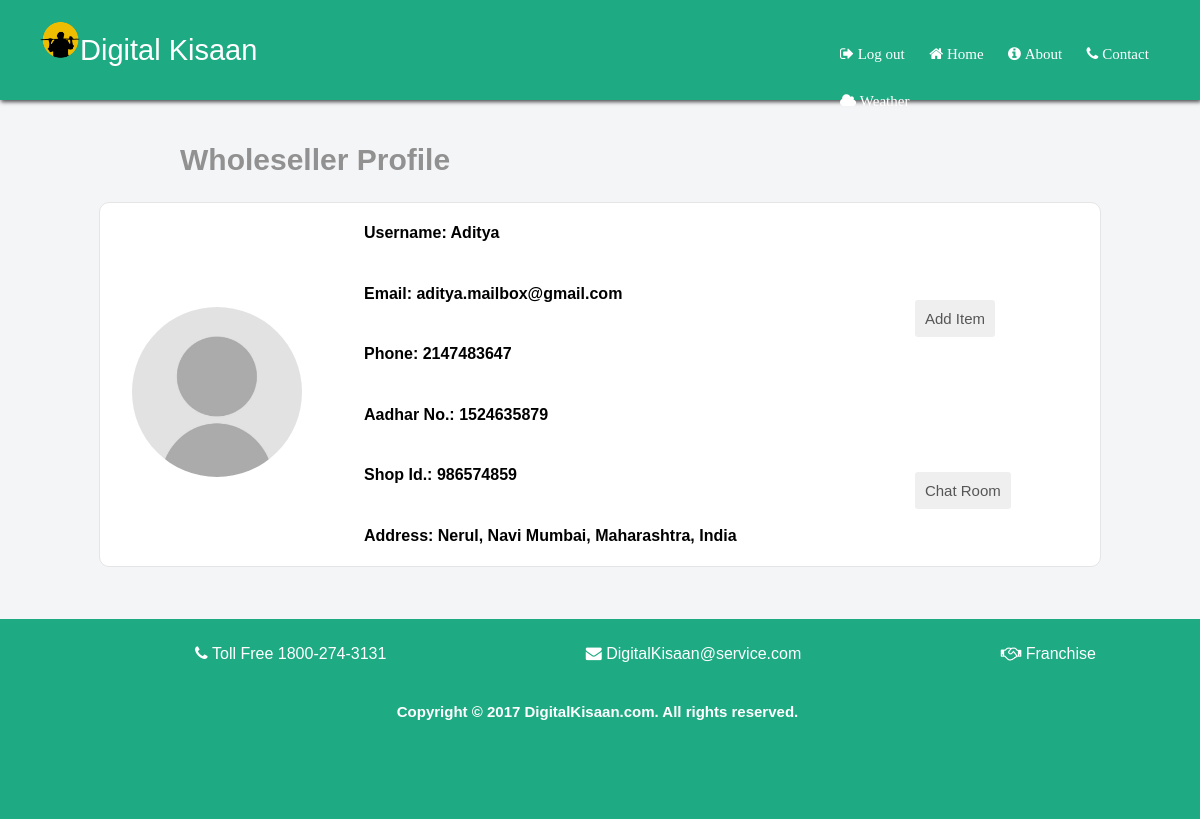
Page /php/wprofile.php (signed in) on the committed database.
### tables this page shows
CREATE TABLE `salerdetails` (
  `id` int(100) NOT NULL,
  `username` varchar(100) NOT NULL,
  `password` varchar(100) NOT NULL,
  `email` varchar(100) NOT NULL,
  `phone` int(10) NOT NULL,
  `aadhar` int(10) NOT NULL,
  `shopid` int(10) NOT NULL,
  `location` varchar(100) NOT NULL,
  `date_now` date NOT NULL,
  `pincode` varchar(10) NOT NULL
);

### php/wprofile.php (the view, shortened to what this page needs)
<!DOCTYPE html>
<html>
	<head>
		<link rel="stylesheet" type="text/css" href="../css/wprofile.css">
		<link rel="stylesheet" type="text/css" href="../css/main.css">
		<link rel="stylesheet" type="text/css" href="../css/index.css">
		<link rel="stylesheet" href="https://cdnjs.cloudflare.com/ajax/libs/font-awesome/4.7.0/css/font-awesome.min.css">
	</head>
	<body>
	<div class="header" style="height:100px;box-shadow: 1px 2px 4px 0px #4e4e4f;">
 <p><img src="../images/kisaanlogo.png" width="40px" >Digital Kisaan
 </p>
 <ul style="margin-left:800px;">
   <li><a href="logout.php"><i class="fa fa-sign-out"></i>&nbsp;Log out</a></li>
 <li><a href="index.php"><i class="fa fa-home"></i>&nbsp;Home</a></li>
  <li><a href="About.php"><i class="fa fa-info-circle"></i>&nbsp;About</a></li>
   <li><a href="contact.php"><i class="fa fa-phone"></i>&nbsp;Contact</a></li>
  <li><a href="current.php"><i class="fa fa-cloud"></i>&nbsp;Weather</a></li></div>
<div class="bg" style="height:auto;"><div id="google_translate_element" style="margin-left:1170px;"></div><br><h2>Wholeseller Profile</h2>
<div class="profile" style="display: flex;flex-direction:row;justify-content: space-around;flex-grow: 1;">
<table  cellpadding="5" style="margin-top: 2%;">
<tr>
<td rowspan="5">
<img src="../images/Wprofile.jpg" width="170px" >
</td>
</table>
<div style="display: flex;flex-direction: column;color: #000000;margin-left: 5%;justify-content: flex-start;flex-grow: 2;">
<?php
$conn=mysqli_connect("localhost","root","","digital_kisan");
$emailw = $_SESSION['email'];
$sql="select * from salerdetails where email='$emailw'";
$sel=mysqli_query($conn,$sql) or die(mysql_error());
while ($arr=mysqli_fetch_array($sel))
{
echo "<h4> Username:  ".$arr['username']."</h4>";
echo "<h4> Email: ".$arr['email']."</h4>";
echo "<h4> Phone: ".$arr['phone']."</h4>";
echo "<h4> Aadhar No.: ".$arr['aadhar']."</h4>";
echo "<h4> Shop Id.: ".$arr['shopid']."</h4>";
echo "<h4> Address: ".$arr['location']."</h4>";
}
?>
</div>
<div style="display:flex;flex-direction: column;flex-grow: 1; justify-content: space-around;margin-top: 2%;">
<form id="form" action="additem.php"><input  type="submit" value="Add Item"  ></form>
<form id="form" action="chat.php"><input  type="submit" value="Chat Room" ></form></div>
</div>
<br><br>
<div class="Contact" id="contact1">
<p>
<img src="../images/toll.png" width="0px"><i class="fa fa-phone"></i>&nbsp;Toll Free 1800-274-3131
<img src="../images/email.png" width="0px"><i class="fa fa-envelope"></i>&nbsp;DigitalKisaan@service.com
<img src="../images/franchize.png" width="0px"><i class="fa fa-handshake-o"></i>&nbsp;Franchise
</p>
<h4 align="center">Copyright © 2017 DigitalKisaan.com. All rights reserved.</h4>
</div> </div>
	</body>
</html>

### css/wprofile.css (style rules this page uses)
.bg { background:#f4f5f7; height:500px; }
.profile { margin-left:auto; margin-right:auto; margin-top:10px; width:1000px; background:white; border-style: solid; border-radius:10px; border-width:1px; border-color:#e5e5e5; }
.bg table { margin-left:20px; margin-top:10px; }
.bg tr,td { padding:10px; color:#919191; }
.bg h2 { color:#919191; margin-left:180px; font-size:30px; }
.bg input[type=submit] { width:auto; padding:10px; font-size:15px; border-radius:3px; color:#565656; border:none; font-family: sans-serif; text-align: center; margin-top:40px; margin-bottom:20px; display:inline-block; }
.bg img { border-radius:50%; }

### css/main.css (style rules this page uses)
.header ul { display:inline; position:absolute; top:0; margin-left:900px; }

### css/index.css (style rules this page uses)
body { margin:0; padding:0; font-family:sans-serif; color:white; }
.header { background-color:#1eaa83; height:100px; width:100%; position:relative; top:0; }
.header p { font-family:sans-serif; font-size:29px; padding:20px; color:white; padding-bottom:2px; margin-left:20px; margin-top:0px; }
.header ul { display:inline; position:absolute; top:0; margin-left:800px; }
.header ul li { color:white; list-style:none; display:inline-block; margin-top:15px; padding-right:10px; font-family:verdana; text-decoration:none; }
.header ul li a { color:white; list-style:none; display:inline-block; margin-top:15px; padding-right:10px; font-family:verdana; text-decoration:none;font-size:15px; }
.Contact { background-color:#1eaa83; height:200px; margin-top:auto; }
.Contact img { color:white; margin-left:190px; padding-top:20px; padding-bottom:20px; padding-right:5px; font-size:15px; font-family:sans-serif; }
.Contact h4 { color:white; margin-left:470; padding-top:20px; padding-bottom:10px; padding-right:5px; font-size:15px; font-family:sans-serif; }

### rows in the picture
salerdetails: username "Aditya", email "aditya.mailbox@gmail.com", phone "2147483647", aadhar "1524635879", shopid "986574859", location "Nerul, Navi Mumbai, Maharashtra, India"
